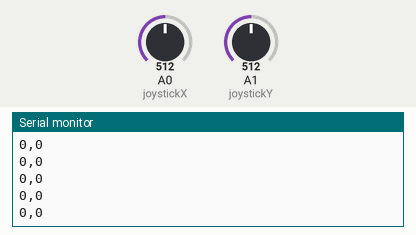
Simulated run of this sketch. Board: Arduino Uno, built with avr-gcc and run on an emulated ATmega328P. On the bench: the last lines printed to the serial monitor. The inputs (shaded band) are chosen by the test bench; at power-on: A0 (joystickX) = 512, A1 (joystickY) = 512.

Above: at 1.2 s.
1.3 s: A0 (joystickX) set to 716
At 1.31 s:
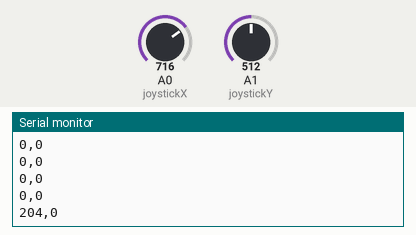
2.8 s: A1 (joystickY) set to 716
At 2.82 s:
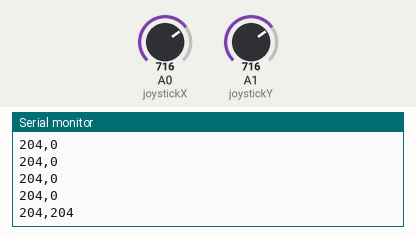
4.3 s: A0 (joystickX) set to 900
At 4.33 s:
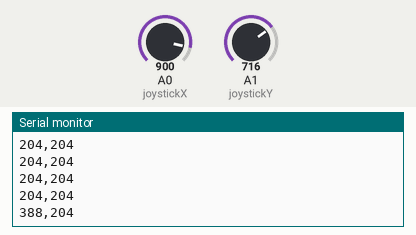
5.8 s: A1 (joystickY) set to 900
At 5.83 s:
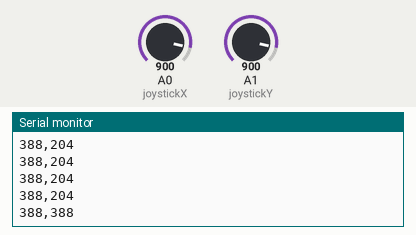
Timing chart, 0 to 8.3 s (numbered marks = the images above; inputs shaded):
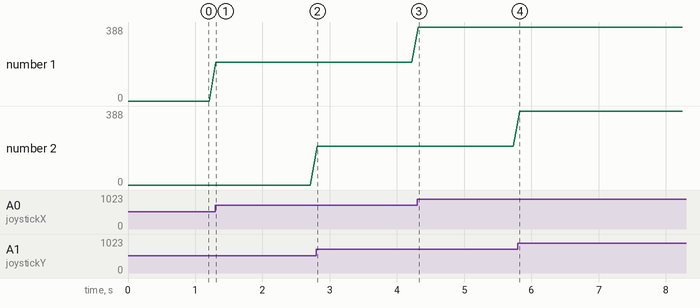

Measured:
- after the input at 1.3 s, the serial monitor: prints a new line at once (image 1)
- after the input at 2.8 s, the serial monitor: prints a new line at once (image 2)
- after the input at 4.3 s, the serial monitor: prints a new line at once (image 3)
- after the input at 5.8 s, the serial monitor: prints a new line at once (image 4)
- plotted number 1: 0 → 204 after the input at 1.3 s, 204 → 388 after the input at 4.3 s

The sketch:

Joystick_Pos.ino
```cpp
// Definir los pines analógicos a los que está conectado el joystick
const int joystickX = A0; // Pin analógico para el eje X
const int joystickY = A1; // Pin analógico para el eje Y

void setup() {
  // Iniciar comunicación serial para mostrar los valores en el monitor serie
  Serial.begin(9600);
}

void loop() {
  // Leer los valores de los ejes X y Y
  int xValue = analogRead(joystickX);
  int yValue = analogRead(joystickY);

  // Escalar los valores para que el centro del joystick sea 0,0
  int scaledX = xValue - 512; // Restar 512 para que el centro sea 0
  int scaledY = yValue - 512; // Restar 512 para que el centro sea 0

  // Imprimir los valores escalados de los ejes en el monitor serie
  Serial.print(scaledX);
  Serial.print(",");
  Serial.println(scaledY);

  // Hacer una pequeña pausa para evitar que la lectura sea demasiado rápida
  delay(100);
}
```
